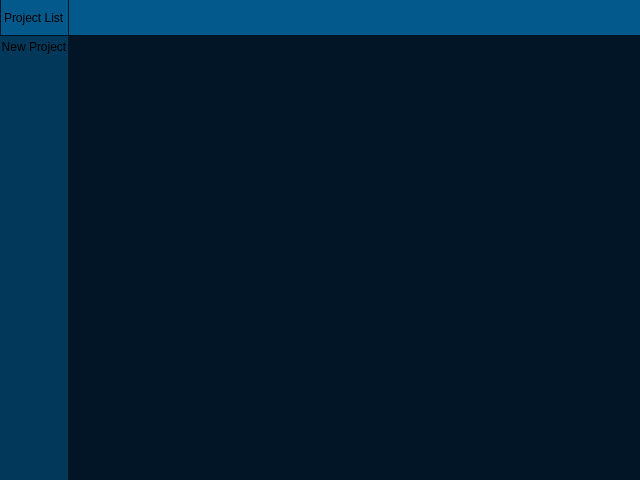
<?xml version="1.0" encoding="UTF-8"?>
<ui version="4.0">
 <class>ProjectManagerWidget</class>
 <widget class="QWidget" name="ProjectManagerWidget">
  <property name="geometry">
   <rect>
    <x>0</x>
    <y>0</y>
    <width>640</width>
    <height>480</height>
   </rect>
  </property>
  <property name="windowTitle">
   <string>Form</string>
  </property>
  <layout class="QHBoxLayout" name="horizontalLayout">
   <property name="spacing">
    <number>0</number>
   </property>
   <property name="leftMargin">
    <number>0</number>
   </property>
   <property name="topMargin">
    <number>0</number>
   </property>
   <property name="rightMargin">
    <number>0</number>
   </property>
   <property name="bottomMargin">
    <number>0</number>
   </property>
   <item>
    <widget class="QWidget" name="projectListWidget" native="true">
     <property name="styleSheet">
      <string notr="true">QWidget
{
	background-color: #023859;
}

QPushButton { 
	border: none;
	background-color: #023859; 
	padding: 4px 0px;
	font: 12pt &quot;Open Sans Condensed&quot;;
}
QPushButton:hover
{
   
	background-color: rgb(4, 177, 217);
}
</string>
     </property>
     <layout class="QVBoxLayout" name="verticalLayout_2">
      <property name="spacing">
       <number>0</number>
      </property>
      <property name="leftMargin">
       <number>0</number>
      </property>
      <property name="topMargin">
       <number>0</number>
      </property>
      <property name="rightMargin">
       <number>0</number>
      </property>
      <property name="bottomMargin">
       <number>0</number>
      </property>
      <item>
       <widget class="QWidget" name="projectListWidgetContents" native="true">
        <property name="sizePolicy">
         <sizepolicy hsizetype="Maximum" vsizetype="Preferred">
          <horstretch>0</horstretch>
          <verstretch>0</verstretch>
         </sizepolicy>
        </property>
        <property name="styleSheet">
         <string notr="true">QWidget {
border:none;
}</string>
        </property>
        <layout class="QVBoxLayout" name="verticalLayout" stretch="0,0">
         <property name="spacing">
          <number>0</number>
         </property>
         <property name="leftMargin">
          <number>0</number>
         </property>
         <property name="topMargin">
          <number>0</number>
         </property>
         <property name="rightMargin">
          <number>0</number>
         </property>
         <property name="bottomMargin">
          <number>10</number>
         </property>
         <item>
          <widget class="QLabel" name="lb_ProjectList">
           <property name="sizePolicy">
            <sizepolicy hsizetype="Expanding" vsizetype="Preferred">
             <horstretch>0</horstretch>
             <verstretch>0</verstretch>
            </sizepolicy>
           </property>
           <property name="minimumSize">
            <size>
             <width>0</width>
             <height>36</height>
            </size>
           </property>
           <property name="styleSheet">
            <string notr="true">background-color: rgb(3, 89, 140);
font: 16pt &quot;Open Sans Condensed Light&quot;;
border-bottom: 1px solid rgb(1, 21, 38);
border-left: 1px solid rgb(1, 21, 38);
min-height: 35px;
</string>
           </property>
           <property name="text">
            <string>Project List</string>
           </property>
          </widget>
         </item>
         <item>
          <widget class="QScrollArea" name="projectListScrollArea">
           <property name="styleSheet">
            <string notr="true">/* Scroll Bar */
QScrollBar:vertical {
    border:none; /* Outer border color */
	background-color: rgb(2, 56, 89);
    width: 13px; /* Width of the scroll bar */
    margin: 22px 5px 22px 0px; /* Margin around the scroll bar */
	
}

/* Handle */
QScrollBar::handle:vertical {
	
	background-color: rgb(1, 21, 38);
    min-height: 20px; /* Minimum height of the handle */
	border: 1px solid white;
	border-radius: 4px;
}

/* Add arrow buttons at the top and bottom of the scroll bar */
QScrollBar::add-line:vertical, QScrollBar::sub-line:vertical {
    border: none;
    background: none;
}

QScrollBar::add-page:vertical, QScrollBar::sub-page:vertical {
    background: none;
}</string>
           </property>
           <property name="horizontalScrollBarPolicy">
            <enum>Qt::ScrollBarAlwaysOff</enum>
           </property>
           <property name="sizeAdjustPolicy">
            <enum>QAbstractScrollArea::AdjustIgnored</enum>
           </property>
           <property name="widgetResizable">
            <bool>true</bool>
           </property>
           <widget class="QWidget" name="projectScrollAreaWidgetContents">
            <property name="geometry">
             <rect>
              <x>0</x>
              <y>0</y>
              <width>82</width>
              <height>434</height>
             </rect>
            </property>
            <layout class="QVBoxLayout" name="verticalLayout_7">
             <property name="spacing">
              <number>0</number>
             </property>
             <property name="leftMargin">
              <number>0</number>
             </property>
             <property name="topMargin">
              <number>0</number>
             </property>
             <property name="rightMargin">
              <number>0</number>
             </property>
             <property name="bottomMargin">
              <number>0</number>
             </property>
             <item>
              <widget class="QPushButton" name="pb_NewProject">
               <property name="sizePolicy">
                <sizepolicy hsizetype="Ignored" vsizetype="Fixed">
                 <horstretch>0</horstretch>
                 <verstretch>0</verstretch>
                </sizepolicy>
               </property>
               <property name="text">
                <string>New Project</string>
               </property>
              </widget>
             </item>
             <item>
              <spacer name="verticalSpacer">
               <property name="orientation">
                <enum>Qt::Vertical</enum>
               </property>
               <property name="sizeHint" stdset="0">
                <size>
                 <width>20</width>
                 <height>40</height>
                </size>
               </property>
              </spacer>
             </item>
            </layout>
           </widget>
          </widget>
         </item>
        </layout>
       </widget>
      </item>
     </layout>
    </widget>
   </item>
   <item>
    <widget class="QStackedWidget" name="projectInfoStackedWidget">
     <property name="styleSheet">
      <string notr="true">
QWidget {
	background-color: #011526;

}

QLabel 
{
	background-color: rgb(3, 89, 140);
	font: 16pt &quot;Open Sans Condensed Light&quot;;
	border-bottom: 1px solid rgb(1, 21, 38);
	min-height: 35px;
	border-left: 1px solid rgb(1, 21, 38);
	
}

QPushButton {
	background-color: rgb(3, 89, 140);
	font: 16pt &quot;Open Sans Condensed&quot;;
	padding: 8px 16px;
	border-radius: 5px;
	margin: 5px;
}

QPushButton:hover {
	background-color: rgb(4, 177, 217);
}

QPushButton:hover
{
   background-color:lightgrey;
}

QLineEdit {
	background-color: rgb(255, 255, 255);
	border:none;
	border-radius: 5px;
	margin-bottom: 15px;
	color: black;
	padding: 4px;
}

QPlainTextEdit {
	background-color: rgb(255, 255, 255);
	border:none;
	border-radius: 5px;
	margin-bottom: 15px;
	color: black;
	padding: 4px;
}

QPlainTextEdit QScrollBar:vertical {
    width: 12px; /* Set your desired width */
	background-color: rgb(255, 255, 255);
	border:none;
}

QPlainTextEdit QScrollBar::handle:vertical {
    background: #999; /* Set your desired handle color */
    border-radius: 6px; /* Set the border-radius to half the height to make it round */
}

QPlainTextEdit QScrollBar::add-line:vertical,
QPlainTextEdit QScrollBar::sub-line:vertical {
    height: 0;
    subcontrol-position: top;
    subcontrol-origin: margin;
	color: white;
}</string>
     </property>
     <property name="currentIndex">
      <number>0</number>
     </property>
     <widget class="QWidget" name="defaultProjectPage">
      <property name="styleSheet">
       <string notr="true"/>
      </property>
      <layout class="QVBoxLayout" name="verticalLayout_4">
       <property name="spacing">
        <number>0</number>
       </property>
       <property name="leftMargin">
        <number>0</number>
       </property>
       <property name="topMargin">
        <number>0</number>
       </property>
       <property name="rightMargin">
        <number>0</number>
       </property>
       <property name="bottomMargin">
        <number>0</number>
       </property>
       <item>
        <widget class="QLabel" name="lb_NewProject">
         <property name="minimumSize">
          <size>
           <width>0</width>
           <height>36</height>
          </size>
         </property>
         <property name="styleSheet">
          <string notr="true"/>
         </property>
         <property name="text">
          <string/>
         </property>
         <property name="alignment">
          <set>Qt::AlignCenter</set>
         </property>
        </widget>
       </item>
       <item>
        <spacer name="verticalSpacer_2">
         <property name="orientation">
          <enum>Qt::Vertical</enum>
         </property>
         <property name="sizeHint" stdset="0">
          <size>
           <width>20</width>
           <height>40</height>
          </size>
         </property>
        </spacer>
       </item>
      </layout>
     </widget>
    </widget>
   </item>
  </layout>
 </widget>
 <resources/>
 <connections/>
</ui>
